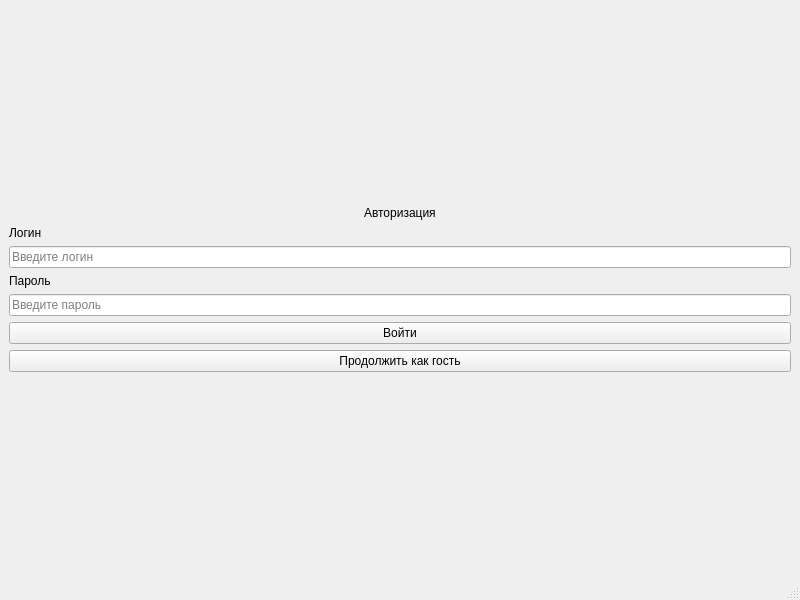
<?xml version="1.0" encoding="UTF-8"?>
<ui version="4.0">
 <class>LoginWindow</class>
 <widget class="QMainWindow" name="LoginWindow">
  <property name="geometry">
   <rect>
    <x>0</x>
    <y>0</y>
    <width>800</width>
    <height>600</height>
   </rect>
  </property>
  <property name="windowTitle">
   <string>Авторизация</string>
  </property>
  <widget class="QWidget" name="centralwidget">
   <layout class="QVBoxLayout" name="verticalLayout">
    <item>
     <spacer name="verticalSpacer_2">
      <property name="orientation">
       <enum>Qt::Orientation::Vertical</enum>
      </property>
      <property name="sizeHint" stdset="0">
       <size>
        <width>20</width>
        <height>40</height>
       </size>
      </property>
     </spacer>
    </item>
    <item alignment="Qt::AlignmentFlag::AlignHCenter">
     <widget class="QLabel" name="label">
      <property name="text">
       <string>Авторизация</string>
      </property>
     </widget>
    </item>
    <item>
     <widget class="QLabel" name="label_2">
      <property name="text">
       <string>Логин</string>
      </property>
     </widget>
    </item>
    <item>
     <widget class="QLineEdit" name="login_edit">
      <property name="placeholderText">
       <string>Введите логин</string>
      </property>
     </widget>
    </item>
    <item>
     <widget class="QLabel" name="label_3">
      <property name="text">
       <string>Пароль</string>
      </property>
     </widget>
    </item>
    <item>
     <widget class="QLineEdit" name="pass_edit">
      <property name="echoMode">
       <enum>QLineEdit::EchoMode::Password</enum>
      </property>
      <property name="placeholderText">
       <string>Введите пароль</string>
      </property>
     </widget>
    </item>
    <item>
     <widget class="QPushButton" name="login_btn">
      <property name="text">
       <string>Войти</string>
      </property>
     </widget>
    </item>
    <item>
     <widget class="QPushButton" name="guest_btn">
      <property name="text">
       <string>Продолжить как гость</string>
      </property>
     </widget>
    </item>
    <item>
     <spacer name="verticalSpacer">
      <property name="orientation">
       <enum>Qt::Orientation::Vertical</enum>
      </property>
      <property name="sizeHint" stdset="0">
       <size>
        <width>20</width>
        <height>40</height>
       </size>
      </property>
     </spacer>
    </item>
   </layout>
  </widget>
  <widget class="QMenuBar" name="menubar">
   <property name="geometry">
    <rect>
     <x>0</x>
     <y>0</y>
     <width>800</width>
     <height>24</height>
    </rect>
   </property>
  </widget>
  <widget class="QStatusBar" name="statusbar"/>
 </widget>
 <resources/>
 <connections/>
</ui>
